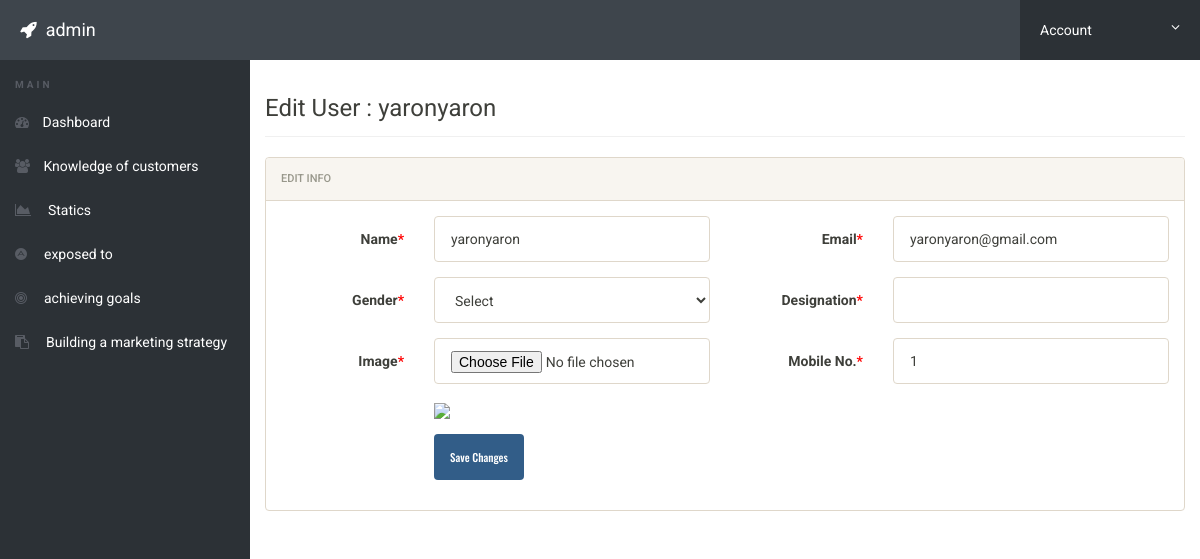
Before: /business_user/edit-user.php?edit=12 (signed in) with the older database file.
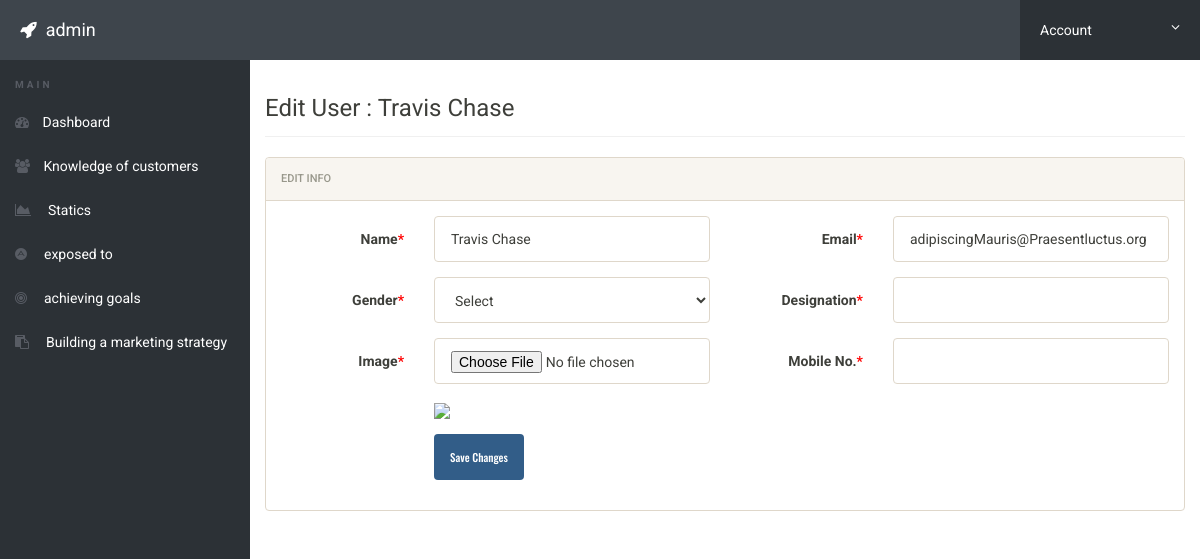
After: the same page with the newer database file.
### tables this page shows
CREATE TABLE IF NOT EXISTS `users` (
  `id` int(11) NOT NULL AUTO_INCREMENT,
  `name` varchar(50) NOT NULL,
  `email` varchar(50) NOT NULL,
  `password` varchar(50) NOT NULL,
  `gender` varchar(50) NOT NULL,
  `mobile` varchar(50) NOT NULL,
  `user_type` varchar(50) NOT NULL,
  `image` varchar(50) NOT NULL,
  `birthday` date DEFAULT NULL,
  `status` int(10) NOT NULL,
  `user_category` VARCHAR(255) NOT NULL,
  PRIMARY KEY (`id`)
);

### business_user/edit-user.php (the view, shortened to what this page needs)
<?php
include('includes/config.php');
if(strlen($_SESSION['alogin'])==0)
	{
header('location:index.php');
}
else{
if(isset($_GET['edit']))
	{
		$editid=$_GET['edit'];
	}
?>
<!doctype html>
<html lang="en" class="no-js">
<head>
	<link rel="stylesheet" href="css/font-awesome.min.css">
	<link rel="stylesheet" href="css/bootstrap.min.css">
	<link rel="stylesheet" href="css/dataTables.bootstrap.min.css">
	<link rel="stylesheet" href="css/bootstrap-social.css">
	<link rel="stylesheet" href="css/bootstrap-select.css">
	<link rel="stylesheet" href="css/fileinput.min.css">
	<link rel="stylesheet" href="css/awesome-bootstrap-checkbox.css">
	<link rel="stylesheet" href="css/style.css">
</head>
<body>
<?php
$sql = "SELECT * from users where id =$editid";
$result = $conn->query($sql);
$row = mysqli_fetch_assoc($result);
?>
	<?php include('includes/header.php');?>
	<div class="ts-main-content">
	<?php include('includes/leftbar.php');?>
		<div class="content-wrapper">
			<div class="container-fluid">
				<div class="row">
					<div class="col-md-12">
						<h3 class="page-title">Edit User : <?php echo $row['name']; ?></h3>
						<div class="row">
							<div class="col-md-12">
								<div class="panel panel-default">
									<div class="panel-heading">Edit Info</div>
									<div class="panel-body">
<form method="post" class="form-horizontal" enctype="multipart/form-data" name="imgform">
<div class="form-group">
<label class="col-sm-2 control-label">Name<span style="color:red">*</span></label>
<div class="col-sm-4">
<input type="text" name="name" class="form-control" required value="<?php echo  $row['name'];?>">
</div>
<label class="col-sm-2 control-label">Email<span style="color:red">*</span></label>
<div class="col-sm-4">
<input type="email" name="email" class="form-control" required value="<?php echo  $row['email'];?>">
</div>
</div>
<div class="form-group">
<label class="col-sm-2 control-label">Gender<span style="color:red">*</span></label>
<div class="col-sm-4">
<select name="gender" class="form-control" required>
                            <option value="">Select</option>
                            </select>
</div>
<label class="col-sm-2 control-label">Designation<span style="color:red">*</span></label>
<div class="col-sm-4">
<input type="text" name="designation" class="form-control" required value="<?php echo  $row['designation'];?>">
</div>
</div>
<div class="form-group">
<label class="col-sm-2 control-label">Image<span style="color:red">*</span></label>
<div class="col-sm-4">
<input type="file" name="image" class="form-control">
</div>
<label class="col-sm-2 control-label">Mobile No.<span style="color:red">*</span></label>
<div class="col-sm-4">
<input type="number" name="mobileno" class="form-control" required value="<?php echo  $row['mobile'];?>">
</div>
</div>
<div class="form-group">
	<div class="col-sm-8 col-sm-offset-2">
		<img src="../images/<?php  echo  $row['image'];?>" width="150px"/>
</div>
</div>
<div class="form-group">
	<div class="col-sm-8 col-sm-offset-2">
		<button class="btn btn-primary" name="submit" type="submit">Save Changes</button>
	</div>
</div>
</form>
									</div>
								</div>
							</div>
						</div>
					</div>
				</div>
			</div>
		</div>
	</div>
</body>
</html>
<?php } ?>

Changed rows visible on the page:
changed users: name "yaronyaron" → "Travis Chase"; email "yaronyaron@gmail.com" → "adipiscingMauris@Praesentluctus.org"; mobileno "1" → (not shown)
